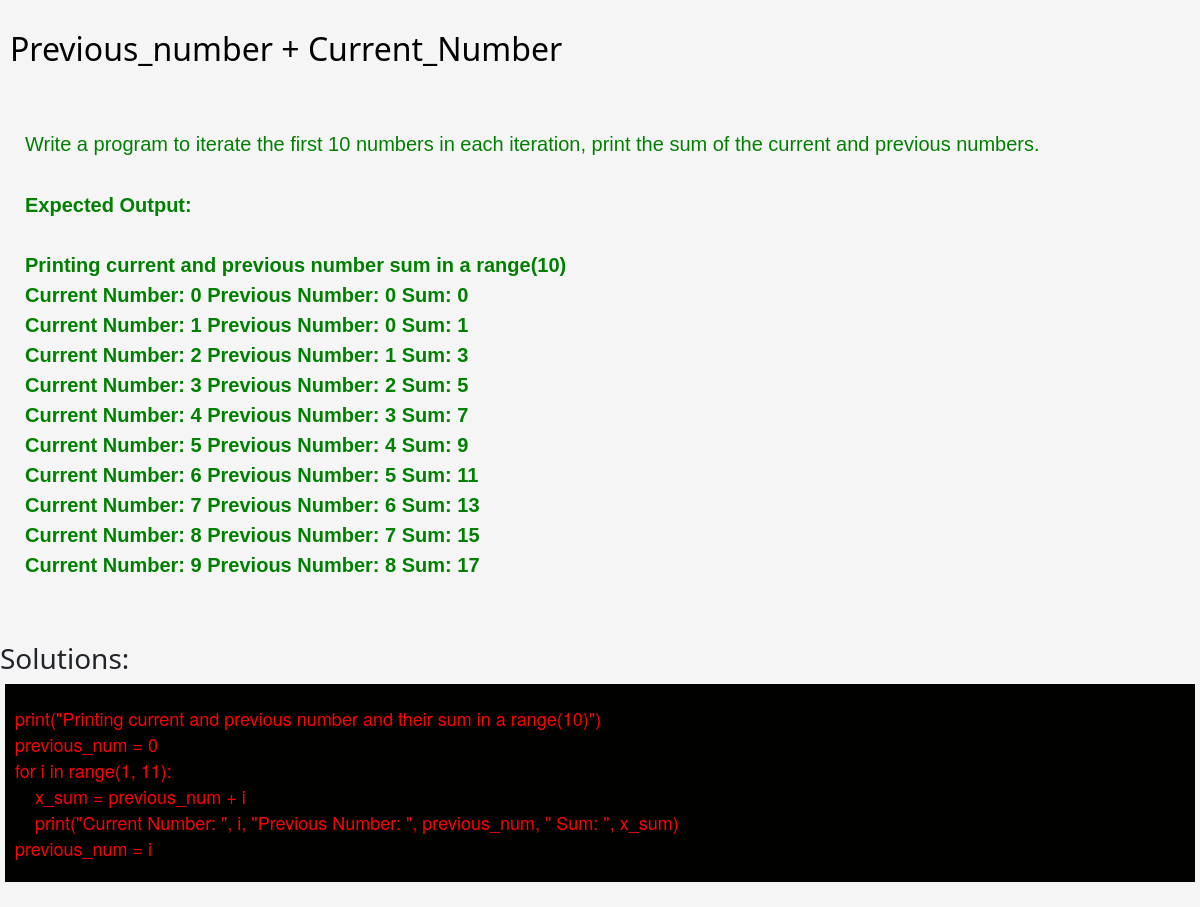
/1/, run on the app's committed database.
### qna_app/models.py (models this page shows, shortened)
class Questions(models.Model):
    question_title = models.CharField(max_length=200)
    question_text = models.TextField()

class Answers(models.Model):
    question_title = models.ForeignKey(Questions, on_delete=models.CASCADE)
    solution = models.TextField()

### qna_app/views.py (the view)
# urls.py: path('<int:question_id>/', views.answer, name='answers'),
def answer(request, question_id):
    questions = get_object_or_404(Questions, pk = question_id)
    context = {
        'questions' : questions,
    }
    return render(request, 'qna_app/answer.html', context)

### qna_app/templates/qna_app/answer.html
{% extends 'qna_app/home.html'%}
{% block body_block %}
    <div class="jumbotron">
        <div class="header">
            <h2>{{ questions.question_title }}</h2>
            <p>{{ questions.question_text | safe }}</p>
        </div>
        <h3>Solutions:</h3>
        <div class="answer">
            {% for answer in questions.answers_set.all %}
            <p>{{ answer.solution | safe }}</p>
            {% endfor %}
        </div>
    </div>
{% endblock %}

### qna_app/static/qna_app/css/style.css (style rules this page uses)
.jumbotron { background-color: whitesmoke; padding: 20px 0; }
.question { color: crimson; font-size: 20px; padding: 15px 0; }
.header h2 { color: #010100; margin: 10px; }
.header p { color: green !important; margin-left: 25px; }
.answer p { color: red !important; }
.answer { padding: 5px 10px; background-color: #010100; margin: 5px 5px; }

### data on the page
Questions: question_title "Previous_number + Current_Number", question_text "Write a program to iterate the first 10 numbers in each iteration, print the sum of the current and previous numbers. Expected Output: Printing current and previous number sum in a range(10) Current Number: 0 Previous Number: 0 Sum: 0 Current Number: 1 Previous Number: 0 Sum: 1 Current Number: 2 Previous Number: 1 Sum: 3 Current Number: 3 Previous Number: 2 Sum: 5 Current Number: 4 Previous Number: 3 Sum: 7 Current Number: 5 Previous Number: 4 Sum: 9 Current Number: 6 Previous Number: 5 Sum: 11 Current Number: 7 Previous Number: 6 Sum: 13 Current Number: 8 Previous Number: 7 Sum: 15 Current Number: 9 Previous Number: 8 Sum: 17"
Answers: solution "print(\"Printing current and previous number and their sum in a range(10)\") previous_num = 0 for i in range(1, 11): x_sum = previous_num + i print(\"Current Number: \", i, \"Previous Number: \", previous_num, \" Sum: \", x_sum) previous_num = i"
